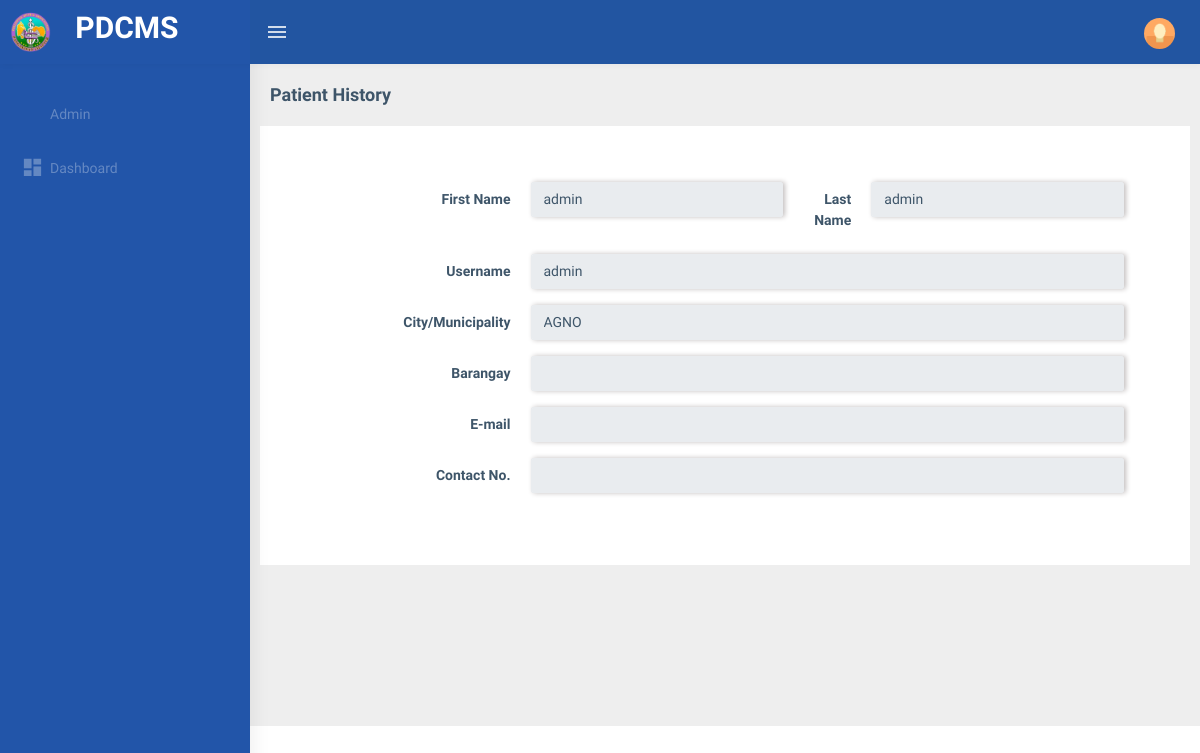
Page /dental_admin/patient_history.php?id=1 (signed in) on the committed database.
### tables this page shows
CREATE TABLE `tbl_user` (
  `id` int(11) NOT NULL AUTO_INCREMENT,
  `access_id` int(11) DEFAULT NULL,
  `username` varchar(255) DEFAULT NULL,
  `password` varchar(255) DEFAULT NULL,
  `clinic_id` int(11) DEFAULT NULL,
  PRIMARY KEY (`id`)
);

CREATE TABLE `tbl_userinfo` (
  `id` int(255) NOT NULL AUTO_INCREMENT,
  `municipality` varchar(255) NOT NULL,
  `barangay` varchar(255) NOT NULL,
  `email` varchar(255) NOT NULL,
  `contact` varchar(255) DEFAULT NULL,
  `first_name` varchar(255) DEFAULT NULL,
  `last_name` varchar(255) DEFAULT NULL,
  PRIMARY KEY (`id`)
);

### includes/functions.php (called while the page is built, shortened)
<?php
function get_one($sql)
{
    $result = mysqli_query($_SESSION['conn'], $sql);
    while ($row = mysqli_fetch_object($result)) {
        return $row;
    }
}
function get_list($sql)
{
    $result = mysqli_query($_SESSION['conn'], $sql);
    $temp = array();
    while ($row = $result->fetch_assoc()) {
        $temp[] = $row;
    }
    return $temp;
}

### dental_admin/patient_history.php (the view, shortened to what this page needs)
<?php include 'header.php'; ?>
<div class="page-wrapper">
  <div class="page-breadcrumb">
    <div class="row">
      <div class="col-12 d-flex no-block align-items-center">
        <h4 class="page-title">Patient History</h4>
      </div>
    </div>
  </div>
  <div class="container-fluid">
    <div class="row">
      <div class="card">
        <div class="card-body">
          <form class="form-horizontal" method="post" onsubmit="return confirm('Are you sure?');" enctype="multipart/form-data">
            <div class="modal-body">
              <div class="card-body">
                <?php $id = $_GET['id'] ?>
                <?php $default = get_one("select u.id,ui.municipality,ui.barangay,ui.email,ui.contact,u.username,u.password,ui.first_name,ui.last_name from tbl_user u inner join tbl_userinfo ui on ui.id = u.id where u.id = '$id'") ?>
                <div class="form-group row">
                  <label for="fname" class="col-sm-3 text-end control-label col-form-label">First Name</label>
                  <div class="col-sm-4">
                    <input disabled type="text" class="form-control" id="fname" name="first_name" required value="<?= $default->first_name ?>">
                  </div>
                  <label for="fname" class="col-sm-1 text-end control-label col-form-label">Last Name</label>
                  <div class="col-sm-4">
                    <input disabled type="text" class="form-control" id="fname" name="last_name" required value="<?= $default->last_name ?>">
                  </div>
                </div>
                <div class="form-group row">
                  <label for="fname" class="col-sm-3 text-end control-label col-form-label">Username</label>
                  <div class="col-sm-9">
                    <input disabled type="text" class="form-control" id="fname" name="username" required value="<?= $default->username ?>">
                  </div>
                </div>
                <div class="form-group row">
                  <label for="fname" class="col-sm-3 text-end control-label col-form-label">City/Municipality</label>
                  <div class="col-sm-9">
                    <select disabled name="municipality" id="municipality" class="form-control">
                      <?php foreach (get_list("SELECT * from tbl_city") as $res) { ?>
                        <option value="<?= $res['id'] ?>" <?= ($default->municipality == $res['id']) ? 'selected' : ''  ?>><?= $res['name'] ?></option>
                      <?php } ?>
                    </select>
                  </div>
                </div>
                <div class="form-group row">
                  <label for="fname" class="col-sm-3 text-end control-label col-form-label">Barangay</label>
                  <div class="col-sm-9">
                    <select disabled name="barangay" id="barangay" class="form-control">
                    </select>
                  </div>
                </div>
                <div class="form-group row">
                  <label for="fname" class="col-sm-3 text-end control-label col-form-label">E-mail</label>
                  <div class="col-sm-9">
                    <input disabled type="email" class="form-control" id="fname" name="email" required value="<?= $default->email ?>">
                  </div>
                </div>
                <div class="form-group row">
                  <label for="fname" class="col-sm-3 text-end control-label col-form-label">Contact No.</label>
                  <div class="col-sm-9">
                    <input disabled type="number" class="form-control" id="fname" name="contact" required value="<?= $default->contact ?>">
                  </div>
                </div>
              </div>
            </div>
          </form>
        </div>
      </div>
    </div>
  </div>
</div>
</div>
<?php include 'footer.php'; ?>

### dental_admin/header.php (shortened to what this page needs)
<?php include('../includes/functions.php') ?>
<!DOCTYPE html>
<html dir="ltr" lang="en">
<head>
  <link href="../assets/libs/flot/css/float-chart.css" rel="stylesheet" />
  <link href="../dist/css/style.min.css" rel="stylesheet" />
  <link href="../assets/libs/datatables.net-bs4/css/dataTables.bootstrap4.css" rel="stylesheet">
  <link rel="stylesheet" type="text/css" href="../assets/libs/bootstrap-datepicker/dist/css/bootstrap-datepicker.min.css" />
</head>
<body>
  <div id="main-wrapper" data-layout="vertical" data-navbarbg="skin5" data-sidebartype="full" data-sidebar-position="absolute" data-header-position="absolute" data-boxed-layout="full">
    <header class="topbar" data-navbarbg="skin5">
      <nav class="navbar top-navbar navbar-expand-md navbar-dark">
        <div class="navbar-header" data-logobg="skin5">
          <a class="navbar-brand" href="index.php">
            <img src="../images/logo.png" alt="" class="logo">
            <h2 class="ms-4">PDCMS</h2>
          </a>
        </div>
        <div class="navbar-collapse collapse" id="navbarSupportedContent" data-navbarbg="skin5">
          <ul class="navbar-nav float-start me-auto">
            <li class="nav-item d-none d-lg-block">
              <a class="nav-link sidebartoggler waves-effect waves-light" href="javascript:void(0)" data-sidebartype="mini-sidebar"><i class="mdi mdi-menu font-24"></i></a>
            </li>
          </ul>
          <ul class="navbar-nav float-end">
            <?php $id = $_SESSION['user']->id ?>
            <?php $default = get_one("select u.id,ui.first_name,ui.municipality,ui.barangay,ui.email,ui.contact,u.username,u.password from tbl_user u inner join tbl_userinfo ui on ui.id = u.id where u.id = '$id'") ?>
            <li class="nav-item dropdown">
              <a class="nav-link dropdown-toggle text-muted waves-effect waves-dark pro-pic" href="#" id="navbarDropdown" role="button" data-bs-toggle="dropdown" aria-expanded="false">
                <img src="../assets/images/users/1.jpg" alt="user" class="rounded-circle" width="31">
              </a>
            </li>
          </ul>
        </div>
      </nav>
    </header>
    <aside class="left-sidebar" data-sidebarbg="skin5">
      <div class="scroll-sidebar">
        <nav class="sidebar-nav ">
          <ul id="sidebarnav" class="pt-4">
            <li class="sidebar-item">
              <a href="#" class="sidebar-link waves-effect waves-dark sidebar-link bg-dark" disabled onMouseOver="this.style.background='unset'">
                <?= ucfirst($default->first_name) ?>
              </a>
            </li>
            <li class="sidebar-item">
              <a class="sidebar-link waves-effect waves-dark sidebar-link bg-dark" href="index.php" aria-expanded="false"><i class="mdi mdi-view-dashboard"></i><span class="hide-menu">Dashboard</span></a>
            </li>
          </ul>
        </nav>
      </div>
    </aside>

### dental_admin/header.php (style rules this page uses)
#navbarSupportedContent { background: #2255a1 !important; }
nav.navbar-dark, header.topbar, a.navbar-brand, aside.left-sidebar, #sidebarnav, a.sidebar-link { background: #2255a9 !important; }
.logo { height: 40px; }
body { font-family: 'Nunito Sans' !important; }

### rows in the picture
tbl_user: tbl_userinfo.first_name "Admin", first_name "admin", last_name "admin", username "admin"

### other values in the picture
form field municipality "AGNO"
